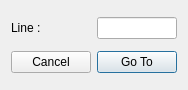
<?xml version="1.0" encoding="UTF-8"?>
<ui version="4.0">
 <class>GotoLineDialog</class>
 <widget class="QDialog" name="GotoLineDialog">
  <property name="geometry">
   <rect>
    <x>0</x>
    <y>0</y>
    <width>182</width>
    <height>90</height>
   </rect>
  </property>
  <property name="windowTitle">
   <string>Go To Line</string>
  </property>
  <layout class="QGridLayout" name="gridLayout">
   <item row="0" column="0">
    <widget class="QLabel" name="label">
     <property name="text">
      <string>Line :</string>
     </property>
    </widget>
   </item>
   <item row="0" column="1">
    <widget class="QLineEdit" name="line"/>
   </item>
   <item row="1" column="0">
    <widget class="QPushButton" name="cancelButton">
     <property name="text">
      <string>Cancel</string>
     </property>
    </widget>
   </item>
   <item row="1" column="1">
    <widget class="QPushButton" name="gotoButton">
     <property name="text">
      <string>Go To</string>
     </property>
     <property name="default">
      <bool>true</bool>
     </property>
    </widget>
   </item>
  </layout>
 </widget>
 <resources/>
 <connections/>
</ui>
